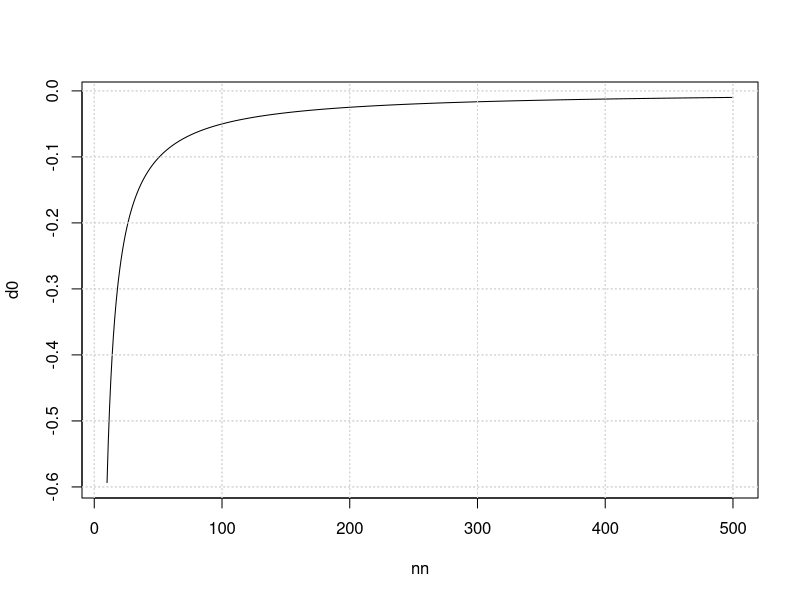
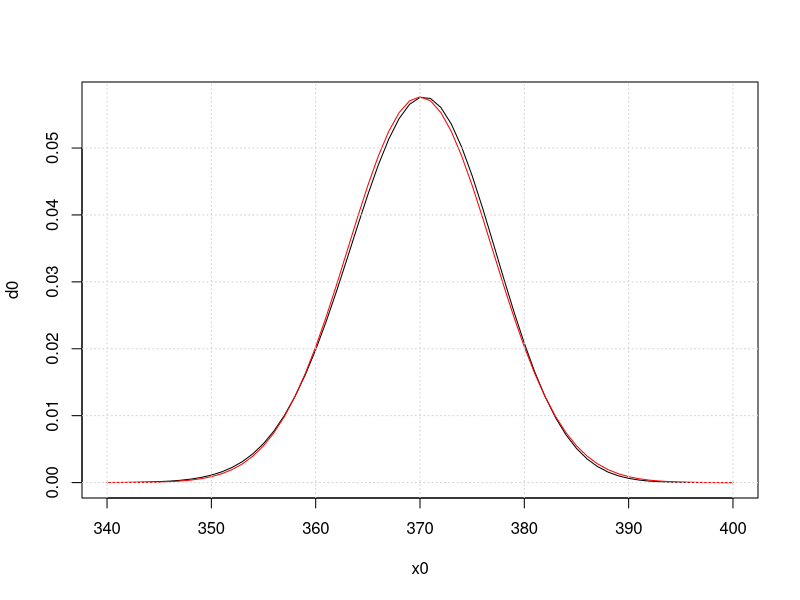
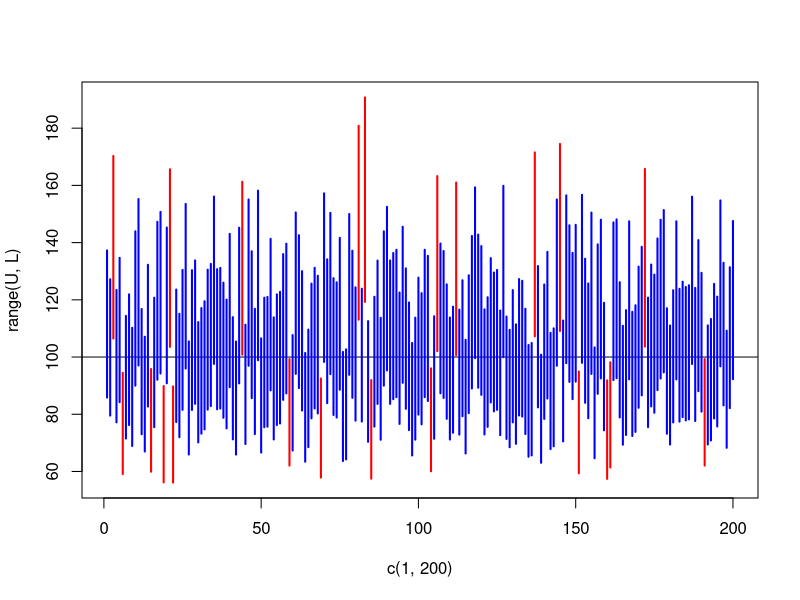

Here is the R script that generated these plots, in order:
# Quantiles
qt(p = 0.005, df = 22)
qt(p = 0.005, df = 120)
qnorm(0.005)

# Differences between normal and t under different n
nn = 10:500
d0 = qt(p = 0.005, df = nn) - qnorm(0.005)
plot(nn, d0, type = "l")
grid()

# Normal approximation of the binomial.
n = 425
phat = 370/425

x0 = 340:400
d0 = dbinom(x0, n, phat)
d1 = dnorm(x0, mean = n * phat, sd = sqrt(n * phat * (1 - phat)))
grid()

plot(x0, d0, type = "l")
lines(x0, d1, col = "red")
grid()

# Confidence Intervals of Chi-square.
n = 100
k1 = qchisq(0.05, df = n-1)
k2 = qchisq(0.95, df = n-1)
cover = U = L = rep(0, 200)

for(i in 1:200){
  
  sp = rnorm(n, mean = 0, sd = 10)
  s2 = var(sp)
  U[i] = (n-1)*s2/k1
  L[i] = (n-1)*s2/k2
  
  cover[i] = (L[i] < 100) & (U[i] > 100)
  
}

mean(cover)

plot(x = c(1, 200), y = range(U, L), type = "n")
abline(a = 100, b = 0)
for(i in 1:200){
  col0 = ifelse(cover[i] == TRUE, "blue", "red")
  segments(x0 = i, y0 = L[i], x1 = i, y1 = U[i], col = col0, lwd = 2)
}
